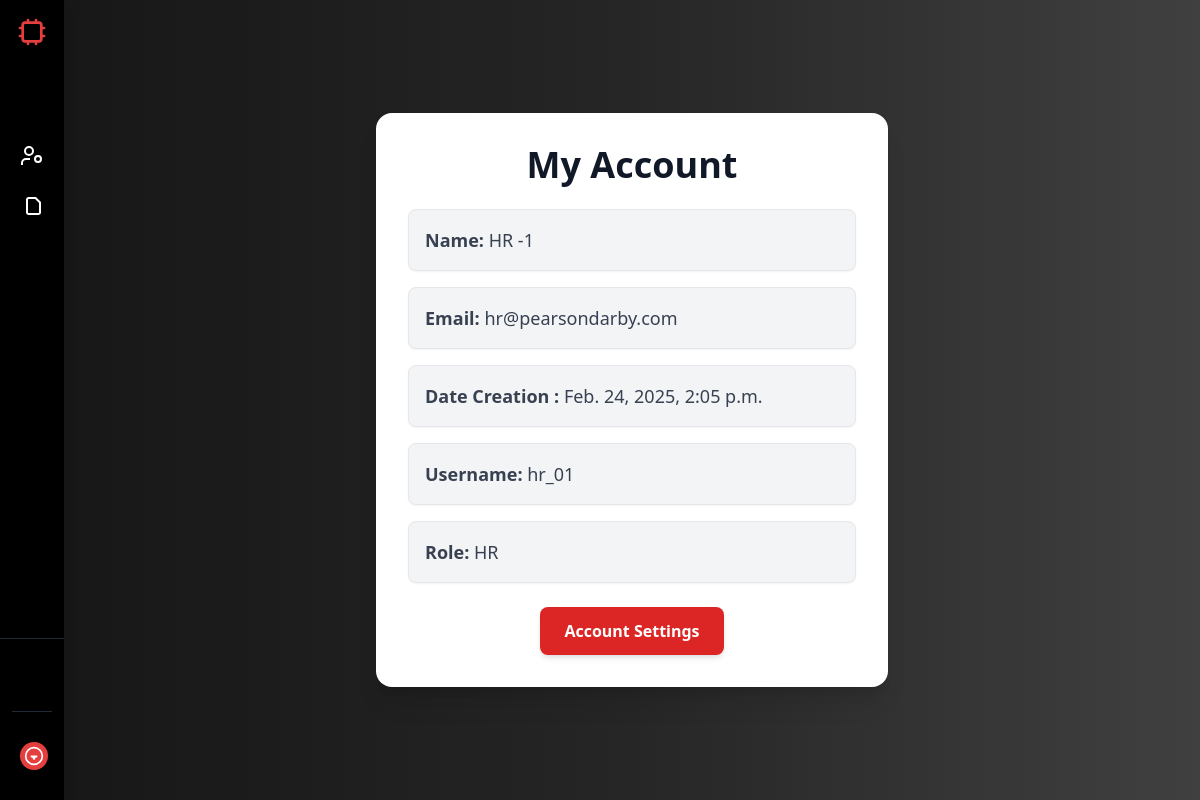
Screenshot of /account/ (signed in) with the database file from the repository.
### website/models.py (models this page shows, shortened)
class User(AbstractBaseUser, PermissionsMixin):  # ✅ Make sure you inherit PermissionsMixin
    ROLE_CHOICES = [
        ('Admin', 'Admin'),
        ('HR', 'HR'),
        ('Manager', 'Manager'),
        ('Employee', 'Employee'),
    ]
    email = models.EmailField(unique=True)
    username = models.CharField(max_length=100, unique=True)
    first_name = models.CharField(max_length=100)
    last_name = models.CharField(max_length=100)
    role = models.CharField(max_length=50, choices=ROLE_CHOICES, default='Employee')
    manager=models.ForeignKey('self',on_delete=models.SET_NULL,null=True,related_name='team',blank=True)
    is_active = models.BooleanField(default=True)
    is_superuser = models.BooleanField(default=False)
    is_staff = models.BooleanField(default=False)  # ✅ This is required for Django Admin
    created_at = models.DateTimeField(auto_now_add=True)
    updated_at = models.DateTimeField(auto_now=True)
    USERNAME_FIELD = "email"
    REQUIRED_FIELDS = ["username", "first_name", "last_name"]
    objects = UserManager()

### website/views.py (the view)
# urls.py: path('account/', views.account, name='account'),
def account(request):
    return render(request, 'website/account.html')

### website/templates/website/account.html (shortened to what this page needs)
{% extends "website/sidebar.html" %}
{% block content %}
<div class="flex justify-center items-center min-h-screen bg-gradient-to-r from-neutral-900 via-neutral-800 to-neutral-700">
    <div class="bg-white p-8 rounded-2xl shadow-xl w-full max-w-lg">
        <h2 class="text-4xl font-bold text-center text-gray-900 mb-6">My Account</h2>
        <div class="space-y-4 text-gray-700 text-lg">
            <div class="p-4 border rounded-lg bg-gray-100 shadow-sm">
                <span class="font-semibold">Name:</span>
                {% if request.user.is_authenticated %}
                    {{ request.user.first_name }} {{ request.user.last_name }}
                {% else %}
                    Guest
                {% endif %}
            </div>
            <div class="p-4 border rounded-lg bg-gray-100 shadow-sm">
                <span class="font-semibold">Email:</span> {{ request.user.email }}
            </div>
            <div class="p-4 border rounded-lg bg-gray-100 shadow-sm">
                <span class="font-semibold">Date Creation : </span> {{ request.user.created_at }}
            </div>
            <div class="p-4 border rounded-lg bg-gray-100 shadow-sm">
                <span class="font-semibold">Username:</span> {{ request.user.username }}
            </div>
            <div class="p-4 border rounded-lg bg-gray-100 shadow-sm">
                <span class="font-semibold">Role:</span> {{ request.user.role }}
            </div>
        </div>
        <div class="mt-6 flex justify-center">
            <a href="update"
               class="px-6 py-3 text-white font-semibold bg-red-600 hover:bg-red-700 rounded-lg transition duration-200 shadow-md">
                Account Settings
            </a>
        </div>
    </div>
</div>
{% endblock %}

### rows the page displays
User: user.first_name "HR", user.last_name "-1", user.email "hr@pearsondarby.com", user.created_at "Feb. 24, 2025, 2:05 p.m.", user.username "hr_01", user.role "HR"
